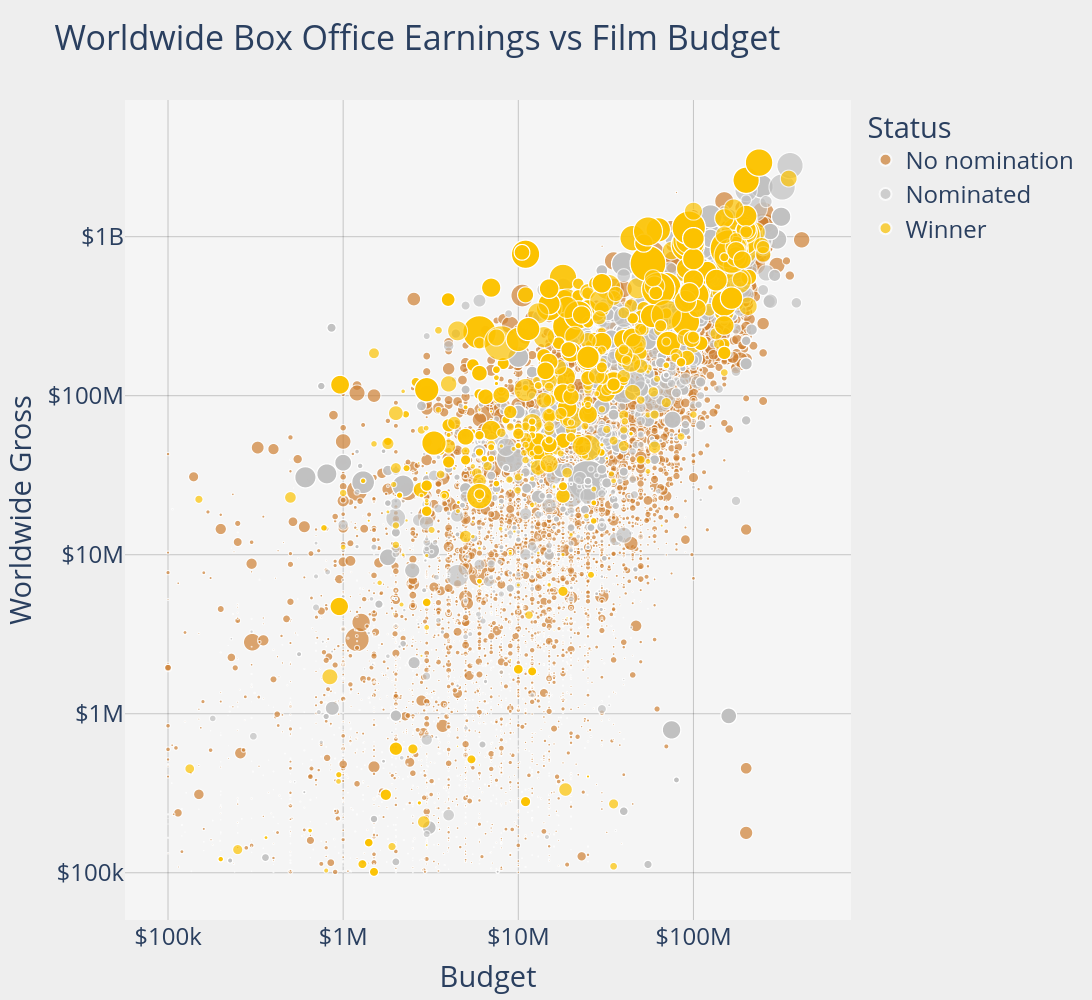

Notebook code for this chart:
### Markdown cell above
### Iterate through rows and add points to scatter plot
We only want to display a film once despite how many nominations or awards it received, so we remove duplicates in the dataframe. We then add the rounded budgets and box office earnings to a scatter plot along with tooltips to display the film's IMDb votes, rating, and title along with the budget and earnings.

### Code cell
df1 = to_graph[0]
df2 = to_graph[1]
df3 = to_graph[2]
df3 = df3.rename(columns={'title': 'Film'})

all_films_scatter = pd.concat([df1, df2, df3], ignore_index=True)

# remove duplicate films between Oscar nominees/winners (every film should appear only once)
winner_ids = all_films_scatter.loc[all_films_scatter['Status'] == 'Winner', 'FilmId']
all_films_scatter = all_films_scatter[
    (all_films_scatter['Status'] != 'Nominated') |
    (~all_films_scatter['FilmId'].isin(winner_ids))
]

fig = px.scatter(
    all_films_scatter,
    x='budget_num',
    y='gross_num',
    size='votes',
    size_max=40,
    color='Status',
    color_discrete_sequence=['#cd7f32', '#c0c0c0', '#fcc200'],
    title='Worldwide Box Office Earnings vs Film Budget',
    custom_data=['votes', 'rating', 'Film'],
    category_orders={
        'Status': ['No nomination', 'Nominated', 'Winner']
    },
    hover_data={
        'Status': False,
        'votes': ':,',
        'rating': True,
        'Film': True if 'Film' in all_films_scatter.columns else False
    },
    labels={
        'rounded_budget': 'Budget',
        'rounded_gross': 'Gross',
        'votes': 'User Votes',
        'rating': 'IMDb Rating'
    }
)

fig.update_layout(
    xaxis_type='log',
    yaxis_type='log',
    xaxis_title='Budget',
    yaxis_title='Worldwide Gross',
    xaxis_tickformat='$~s',
    yaxis_tickprefix='$',
    height=800,
    paper_bgcolor='#eeeeee',
    plot_bgcolor='#F5F5F5',
    xaxis=dict(gridcolor='rgba(0,0,0,0.2)', zeroline=True, zerolinecolor='rgba(0,0,0,1)', dtick=1),
    yaxis=dict(gridcolor='rgba(0,0,0,0.2)', zeroline=True, zerolinecolor='rgba(0,0,0,1)', dtick=1)
)

fig.update_traces(
    hovertemplate=
        "Budget=$%{x:.2~s}<br>"
        "Gross=$%{y:.2~s}<br>"
        "User Votes=%{customdata[0]:,}<br>"
        "IMDb Rating=%{customdata[1]}<br>"
        "Film=%{customdata[2]}"
        "<extra></extra>"
)
fig.update_layout(height=1000, width=1400, font=dict(size=24), legend=dict(font=dict(size=24)))
fig.show()

### Figure 1 — Plotly figure (JSON) as saved in the notebook; plotly's stock layout.template omitted (floating-point values rounded to 4 significant figures; data arrays with more than 128 entries replaced by an {"elided": "..."} marker saying what was removed)
{"data": [{"customdata": {"elided": "8634x4 mixed values"}, "hovertemplate": "Budget=$%{x:.2~s}<br>Gross=$%{y:.2~s}<br>User Votes=%{customdata[0]:,}<br>IMDb Rating=%{customdata[1]}<br>Film=%{customdata[2]}<extra></extra>", "legendgroup": "No nomination", "marker": {"color": "#cd7f32", "size": {"elided": "8634 float values"}, "sizemode": "area", "sizeref": 1875, "symbol": "circle"}, "mode": "markers", "name": "No nomination", "showlegend": true, "type": "scattergl", "x": {"elided": "8634 float values"}, "xaxis": "x", "y": {"elided": "8634 float values"}, "yaxis": "y"}, {"customdata": {"elided": "1974x4 mixed values"}, "hovertemplate": "Budget=$%{x:.2~s}<br>Gross=$%{y:.2~s}<br>User Votes=%{customdata[0]:,}<br>IMDb Rating=%{customdata[1]}<br>Film=%{customdata[2]}<extra></extra>", "legendgroup": "Nominated", "marker": {"color": "#c0c0c0", "size": {"elided": "1974 float values"}, "sizemode": "area", "sizeref": 1875, "symbol": "circle"}, "mode": "markers", "name": "Nominated", "showlegend": true, "type": "scattergl", "x": {"elided": "1974 float values"}, "xaxis": "x", "y": {"elided": "1974 float values"}, "yaxis": "y"}, {"customdata": {"elided": "1315x4 mixed values"}, "hovertemplate": "Budget=$%{x:.2~s}<br>Gross=$%{y:.2~s}<br>User Votes=%{customdata[0]:,}<br>IMDb Rating=%{customdata[1]}<br>Film=%{customdata[2]}<extra></extra>", "legendgroup": "Winner", "marker": {"color": "#fcc200", "size": {"elided": "1315 float values"}, "sizemode": "area", "sizeref": 1875, "symbol": "circle"}, "mode": "markers", "name": "Winner", "showlegend": true, "type": "scattergl", "x": {"elided": "1315 float values"}, "xaxis": "x", "y": {"elided": "1315 float values"}, "yaxis": "y"}], "layout": {"font": {"size": 24}, "height": 1000, "legend": {"font": {"size": 24}, "itemsizing": "constant", "title": {"text": "Status"}, "tracegroupgap": 0}, "paper_bgcolor": "#eeeeee", "plot_bgcolor": "#F5F5F5", "title": {"text": "Worldwide Box Office Earnings vs Film Budget"}, "width": 1400, "xaxis": {"anchor": "y", "domain": [0, 1], "dtick": 1, "gridcolor": "rgba(0,0,0,0.2)", "tickformat": "$~s", "title": {"text": "Budget"}, "type": "log", "zeroline": true, "zerolinecolor": "rgba(0,0,0,1)"}, "yaxis": {"anchor": "x", "domain": [0, 1], "dtick": 1, "gridcolor": "rgba(0,0,0,0.2)", "tickprefix": "$", "title": {"text": "Worldwide Gross"}, "type": "log", "zeroline": true, "zerolinecolor": "rgba(0,0,0,1)"}}}
